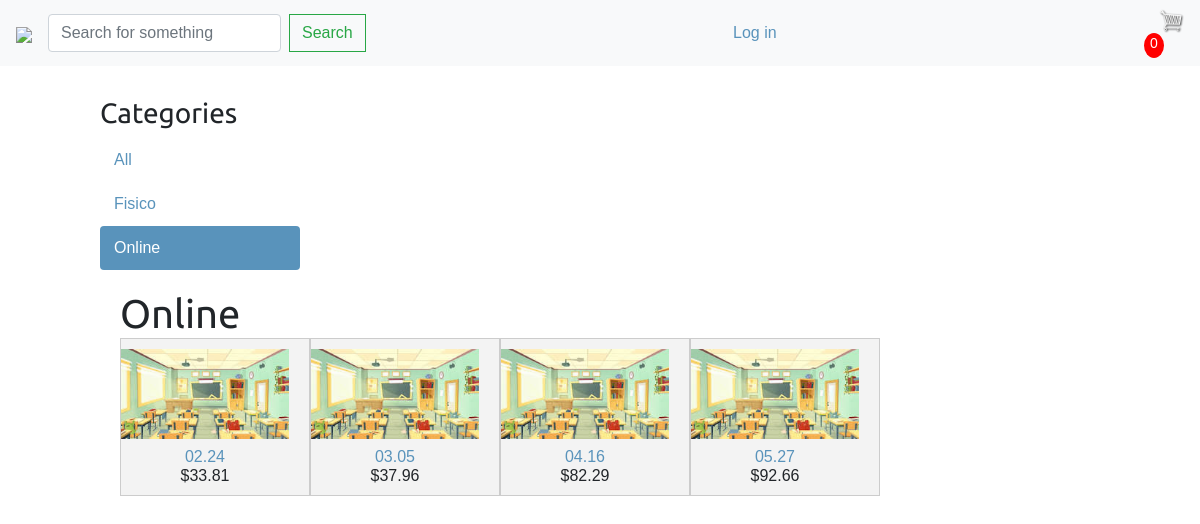
/online/, run on the app's committed database.
### shop/models.py (models this page shows, shortened)
class Category(models.Model):
    name = models.CharField(max_length=200)
    slug = models.SlugField(max_length=200,
    unique=True)
    class Meta:
        ordering = ['name']
        indexes = [
        models.Index(fields=['name']),
        ]
        verbose_name = 'category'
        verbose_name_plural = 'categories'
    def get_absolute_url(self):
        return reverse('shop:product_list_by_category',args=[self.slug])

class Product(models.Model):
    category = models.ForeignKey(Category,related_name='products',on_delete=models.CASCADE)
    professor = models.ForeignKey(Professor,related_name='products',on_delete=models.CASCADE)
    subject = models.ForeignKey(Subject,related_name='products',on_delete=models.CASCADE)
    name = models.CharField(max_length=200)
    slug = models.SlugField(max_length=200)
    image = models.ImageField(upload_to='products/%Y/%m/%d',blank=True,default='../media/noimage.jpg')
    description = models.TextField(blank=True)
    price = models.DecimalField(max_digits=10,decimal_places=2)
    available = models.BooleanField(default=True)
    init_dateTime = models.DateTimeField()
    finish_dateTime = models.DateTimeField()
    created = models.DateTimeField(auto_now_add=True)
    updated = models.DateTimeField(auto_now=True)
    class Meta:
        ordering = ['name']
        indexes = [
        models.Index(fields=['id', 'slug']),
        models.Index(fields=['name']),
        models.Index(fields=['-created']),
        ]
    def get_absolute_url(self):
        return reverse('shop:product_detail',args=[self.id, self.slug])

### shop/views.py (the view)
# urls.py: path('', views.product_list, name='product_list'),
def product_list(request, category_slug=None):
    category = None
    categories = Category.objects.all()
    products = Product.objects.filter(available=True)
    if category_slug:
        category = get_object_or_404(Category,slug=category_slug)
        products = products.filter(category=category)
    if request.user.is_authenticated:
        customer = request.user.customer
        order, created = Order.objects.get_or_create(customer=customer, completed=False)
        items = order.orderitem_set.all()
        cartItems = order.get_cart_items
    else:
        items = []
        order = {'get_cart_total':0, 'get_cart_items':0}
        cartItems = order['get_cart_items']
    return render(request,
    'shop/product/list.html',
    {'category': category,
    'categories': categories,
    'products': products,
    'cartItems': cartItems,})

### templates/shop/product/list.html (shortened to what this page needs)
{% extends "shop/base.html" %}
{% load static %}
{% block content %}
<div id="sidebar">
    <h3>Categories</h3>
    <ul>
        <li {% if not category %}class="selected"{% endif %}>
            <a href="{% url "shop:product_list" %}">All</a>
        </li>
        {% for c in categories %}
        <li {% if category.slug == c.slug %}class="selected"
            {% endif %}>
            <a href="{{ c.get_absolute_url }}">{{ c.name }}</a>
        </li>
    {% endfor %}
    </ul>
</div>
<div id="main" class="product-list">
    <h1>{% if category %}{{ category.name }}{% else %}Products
    {% endif %}</h1>
    {% for product in products %}
    <div class="item">
        <a href="{{ product.get_absolute_url }}">
            <img src="{% if product.image %}{{ product.image.url }}{% else %}{%
            static "img/no_image.png" %}{% endif %}">
        </a>
        <a href="{{ product.get_absolute_url }}">{{ product.name }}</a>
        <br>
        ${{ product.price }}
    </div>
    {% endfor %}
</div>
{% endblock %}

### shop/static/css/base.css (style rules this page uses)
body { margin:0; padding:0; font-family:helvetica, sans-serif; }
h1, h2, h3, h4, h5 , h6 { font-family: 'Ubuntu', sans-serif; font-weight:normal; }
a { text-decoration:none; color:#5993bb; }
#sidebar { width:220px; padding:30px 20px 0 0; float:left; }
#sidebar ul { margin:0; padding:0; }
#sidebar ul li { margin:0; list-style:none; padding:10px 14px; }
#sidebar ul li a { display:block; }
#sidebar ul li.selected { background:#5993bb; border-radius:4px; }
#sidebar ul li.selected a { color:#fff; }
#main { float:left; width: 96%; margin-right:-220px; overflow:hidden; }
.product-list .item { width:25%; padding:10px 20px 10px 0; float:left; text-align:center; line-height:1.2; }
.product-list .item img { width:100%; margin-bottom:8px; }
body, h1, h2, p, button { margin: 0; padding: 0; }
#main { max-width: 800px; margin: 0 auto; padding: 20px; }
.item { border: 1px solid #ccc; margin-bottom: 20px; padding: 10px; background-color: #f3f3f3; }

### data on the page
Category: name "Fisico"
Category: name "Online"
Product: image (picture), name "02.24", price "33.81"
Product: image (picture), name "03.05", price "37.96"
Product: image (picture), name "04.16", price "82.29"
Product: image (picture), name "05.27", price "92.66"

### other printed values
{{ cartItems }} "0"
